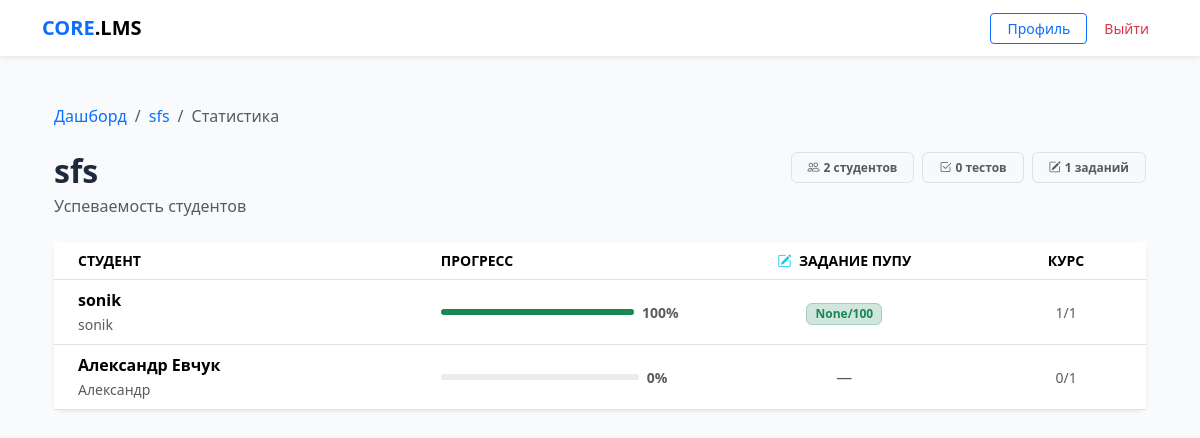
Before: /stats/4/ (signed in) with the older database file.
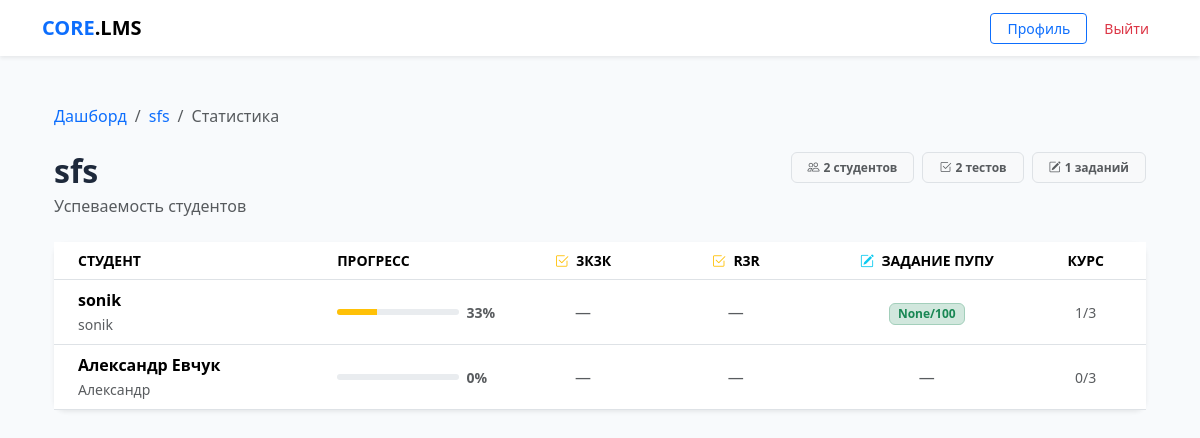
After: the same page with the newer database file.
### core/models.py (models this page shows, shortened)
class Assignment(models.Model):
    block = models.OneToOneField(ContentBlock, on_delete=models.CASCADE, related_name='assignment')
    description = models.TextField(blank=True)
    max_score = models.PositiveIntegerField(default=100)
    deadline = models.DateTimeField(null=True, blank=True)

class ContentBlock(models.Model):
    BLOCK_TYPES = (
        ('text', 'Текст'),
        ('file', 'Файл/Медиа'),
        ('quiz', 'Тест'),
        ('assignment', 'Задание'),
    )
    course = models.ForeignKey(Course, on_delete=models.CASCADE, related_name='blocks')
    section = models.ForeignKey('Section', on_delete=models.SET_NULL,
                                null=True, blank=True, related_name='blocks')
    title = models.CharField(max_length=255)
    block_type = models.CharField(max_length=20, choices=BLOCK_TYPES)
    content_text = models.TextField(blank=True, null=True)
    content_file = models.FileField(upload_to='course_contents/', blank=True, null=True)
    content_quiz = models.ForeignKey(Quiz, on_delete=models.SET_NULL, blank=True, null=True,
                                     related_name='blocks')
    order = models.PositiveIntegerField(default=0)

class CustomUser(AbstractUser):
    ROLE_CHOICES = (
        ('student', 'Студент'),
        ('teacher', 'Преподаватель'),
    )
    role = models.CharField(max_length=10, choices=ROLE_CHOICES, default='student')
    avatar = models.ImageField(upload_to='avatars/', null=True, blank=True)
    phone = models.CharField(max_length=20, null=True, blank=True)

class Submission(models.Model):
    STATUS_CHOICES = (
        ('submitted', 'На проверке'),
        ('graded', 'Проверено'),
    )
    assignment = models.ForeignKey(Assignment, on_delete=models.CASCADE, related_name='submissions')
    student = models.ForeignKey(CustomUser, on_delete=models.CASCADE, related_name='submissions')
    text = models.TextField(blank=True)
    file = models.FileField(upload_to='submissions/', blank=True, null=True)
    submitted_at = models.DateTimeField(auto_now_add=True)
    status = models.CharField(max_length=20, choices=STATUS_CHOICES, default='submitted')
    score = models.PositiveIntegerField(null=True, blank=True)
    feedback = models.TextField(blank=True)
    graded_at = models.DateTimeField(null=True, blank=True)
    is_late = models.BooleanField(default=False,
        help_text='Помечается автоматически если сдано после дедлайна')
    class Meta:
        unique_together = ('assignment', 'student')

class Quiz(models.Model):
    course = models.ForeignKey(Course, on_delete=models.CASCADE, related_name='quizzes')
    title = models.CharField(max_length=255)
    max_attempts = models.PositiveIntegerField(
        default=0,
        help_text='0 — неограниченное количество попыток'
    )
    shuffle_questions = models.BooleanField(
        default=False,
        help_text='Перемешивать вопросы случайно для каждого студента'
    )
    time_limit_minutes = models.PositiveIntegerField(
        null=True, blank=True,
        help_text='Ограничение по времени в минутах. Пусто — без ограничений.'
    )
    available_from = models.DateTimeField(null=True, blank=True,
        help_text='Дата открытия теста. Пусто — доступен сразу.')
    available_until = models.DateTimeField(null=True, blank=True,
        help_text='Дата закрытия теста. Пусто — бессрочно.')

### core/views.py (the view)
# urls.py: path('stats/<int:course_id>/', views.course_stats, name='course_stats'),
@login_required
@user_passes_test(is_teacher)
def course_stats(request, course_id):
    course = get_object_or_404(Course, id=course_id, author=request.user)
    students = CustomUser.objects.filter(
        groups__in=course.groups.all(), role='student'
    ).distinct().order_by('last_name', 'first_name')
    quizzes = Quiz.objects.filter(course=course)
    assignments = Assignment.objects.filter(
        block__course=course
    ).select_related('block')
    students_data = []
    for student in students:
        quiz_results = {}
        for quiz in quizzes:
            result = StudentResult.objects.filter(
                student=student, quiz=quiz
            ).order_by('-score').first()
            quiz_results[quiz.id] = result
        assignment_results = {}
        for assignment in assignments:
            sub = Submission.objects.filter(
                student=student, assignment=assignment
            ).first()
            assignment_results[assignment.id] = sub
        total = quizzes.count() + assignments.count()
        done = sum(1 for r in quiz_results.values() if r)
        done += sum(1 for s in assignment_results.values() if s and s.status == 'graded')
        pct = int((done / total) * 100) if total > 0 else 0
        completion = CourseCompletion.objects.filter(
            student=student, course=course).first()
        students_data.append({
            'student': student,
            'quiz_results': quiz_results,
            'assignment_results': assignment_results,
            'pct': pct,
            'done': done,
            'total': total,
            'completed': completion,
        })
    return render(request, 'core/course_stats.html', {
        'course': course,
        'students_data': students_data,
        'quizzes': quizzes,
        'assignments': assignments,
    })

### core/templatetags/core_extras.py (called while the page is built)
@register.filter
def lookup(d, key):
    if isinstance(d, dict):
        return d.get(key)
    return None

### core/views.py (called while the page is built)
def is_teacher(user):
    return user.is_authenticated and user.role == 'teacher'

### core/templates/core/course_stats.html (shortened to what the changed rows need)
{% extends "core/base.html" %}
{% load core_extras %}
{% block content %}
<div class="container py-4">
    <div class="d-flex justify-content-between align-items-start mb-4">
        <div>
            <h2 class="fw-bold mb-1">{{ course.title }}</h2>
        </div>
        <div class="d-flex gap-2">
            <span class="badge bg-light text-muted border px-3 py-2">
                <i class="bi bi-people me-1"></i>{{ students_data|length }} студентов
            </span>
            <span class="badge bg-light text-muted border px-3 py-2">
                <i class="bi bi-check2-square me-1"></i>{{ quizzes|length }} тестов
            </span>
            <span class="badge bg-light text-muted border px-3 py-2">
                <i class="bi bi-pencil-square me-1"></i>{{ assignments|length }} заданий
            </span>
        </div>
    </div>
    {% if students_data %}
    <div class="card border-0 shadow-sm">
        <div class="table-responsive">
            <table class="table align-middle mb-0" id="statsTable">
                <thead class="bg-light">
                    <tr class="small text-uppercase text-muted">
                        <th class="ps-4" style="min-width:180px;">Студент</th>
                        <th style="min-width:100px;">Прогресс</th>
                        {% for quiz in quizzes %}
                        <th class="text-center" style="min-width:100px;"
                            title="{{ quiz.title }}">
                            <i class="bi bi-check2-square text-warning me-1"></i>
                            {{ quiz.title|truncatechars:15 }}
                        </th>
                        {% endfor %}
                        {% for assignment in assignments %}
                        <th class="text-center" style="min-width:100px;"
                            title="{{ assignment.block.title }}">
                            <i class="bi bi-pencil-square text-info me-1"></i>
                            {{ assignment.block.title|truncatechars:15 }}
                        </th>
                        {% endfor %}
                        <th class="text-center pe-4">Курс</th>
                    </tr>
                </thead>
                <tbody>
                    {% for row in students_data %}
                    <tr class="{% if row.completed %}table-success-subtle{% endif %}">
                        <td class="ps-4">
                            <div class="fw-semibold">
                                {{ row.student.get_full_name|default:row.student.username }}
                            </div>
                            <small class="text-muted">{{ row.student.username }}</small>
                        </td>
                        <td>
                            <div class="d-flex align-items-center gap-2">
                                <div class="progress flex-grow-1" style="height:6px;min-width:60px;">
                                    <div class="progress-bar
                                        {% if row.pct == 100 %}bg-success
                                        {% elif row.pct >= 50 %}bg-primary
                                        {% else %}bg-warning{% endif %}"
                                         style="width:{{ row.pct }}%;"></div>
                                </div>
                                <small class="text-muted fw-semibold" style="min-width:32px;">
                                    {{ row.pct }}%
                                </small>
                            </div>
                        </td>
                        {% for quiz in quizzes %}
                        {% with result=row.quiz_results|lookup:quiz.id %}
                        <td class="text-center">
                            {% if result %}
                                <span class="badge bg-success-subtle text-success border border-success-subtle px-2">
                                    {{ result.score }}/{{ result.max_score }}
                                </span>
                            {% else %}
                                <span class="text-muted">—</span>
                            {% endif %}
                        </td>
                        {% endwith %}
                        {% endfor %}
                        {% for assignment in assignments %}
                        {% with sub=row.assignment_results|lookup:assignment.id %}
                        <td class="text-center">
                            {% if sub %}
                                {% if sub.status == 'graded' %}
                                <span class="badge bg-success-subtle text-success border border-success-subtle px-2">
                                    {{ sub.score }}/{{ assignment.max_score }}
                                </span>
                                {% endif %}
                            {% else %}
                                <span class="text-muted">—</span>
                            {% endif %}
                        </td>
                        {% endwith %}
                        {% endfor %}
                        <td class="text-center pe-4">
                            {% if row.completed %}
                            <span class="badge bg-success-subtle text-success border border-success-subtle">
                                <i class="bi bi-check2-all me-1"></i>Завершён
                            </span>
                            {% else %}
                            <span class="text-muted small">{{ row.done }}/{{ row.total }}</span>
                            {% endif %}
                        </td>
                    </tr>
                    {% endfor %}
                </tbody>
            </table>
        </div>
    </div>
    {% else %}
    <div class="text-center py-5 border rounded-4 bg-light">
        <i class="bi bi-people display-4 text-muted opacity-25"></i>
        <p class="text-muted mt-3">Нет студентов с доступом к этому курсу.</p>
        <small class="text-muted">Назначьте курс группам в настройках курса.</small>
    </div>
    {% endif %}
</div>
{% endblock %}

Changed rows visible on the page:
added Quiz: title "3К3К"
added Quiz: title "R3R"
computed for CustomUser "sonik": {{ row.pct }} 100 → 33 (drawn); pct "100" → "33"; total "1" → "3"
computed for CustomUser "Александр Евчук": total "1" → "3"
Other visible differences:
{{ quizzes|length }}: "0" → "2"
